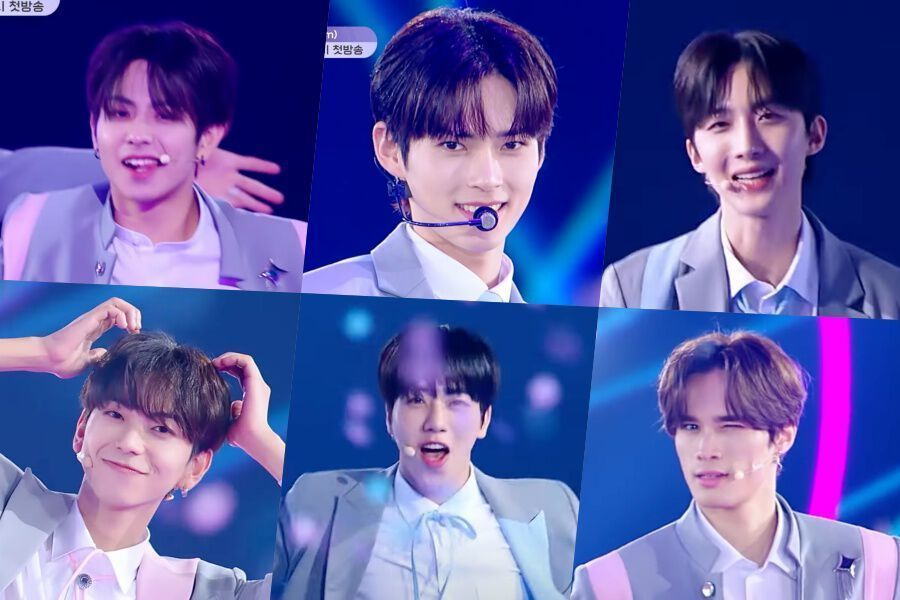
#> input picture test.jpg, 900 x 600 px
$ python -i facerecognitiongui.py   (imports and definitions only)
#> lines starting #> are read from the running program, lines starting #| are printed output that depends on the picture; after the words box and inside, x2 and y2 are one past the last pixel; in counts of white or black regions, pixels touching at a corner belong together
import cv2
import tkinter as tk
from tkinter import filedialog

# Load the cascade
face_cascade = cv2.CascadeClassifier('haarcascade_frontalface_default.xml')

# Create a function to open a file dialog and select an image file
def select_image():
    # Open a file dialog and get the path of the selected file
    path = filedialog.askopenfilename(initialdir='/', title='Select an image', filetypes=[('Image files', '*.jpg *.jpeg *.png *.bmp')])
#> the answer given: test.jpg

    # Read the selected image
    img = cv2.imread(path)
#> img is the input picture: shape (600, 900, 3); mean B, G, R 164.3, 91.2, 90.9
    # Resize the image to 1280x720
    img = cv2.resize(img, (1280, 720))
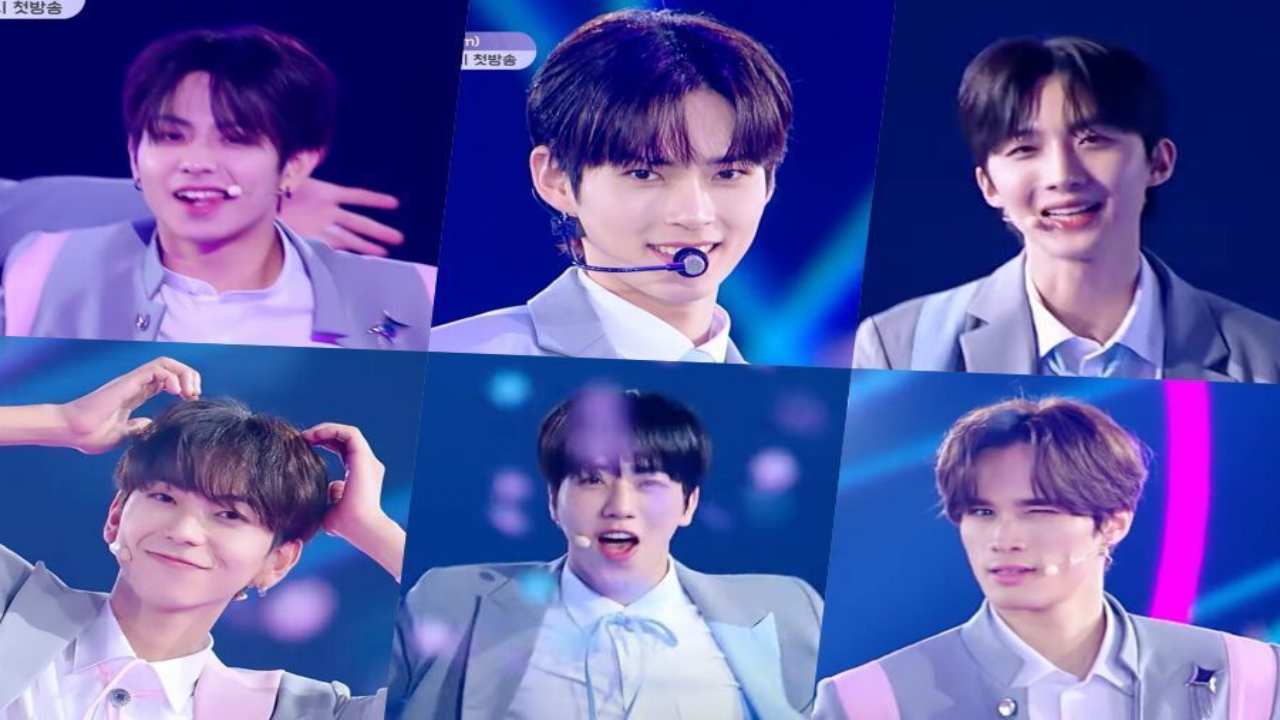
#> img: shape (720, 1280, 3); mean B, G, R 164.3, 91.1, 90.8

    # Convert into grayscale
    gray = cv2.cvtColor(img, cv2.COLOR_BGR2GRAY)
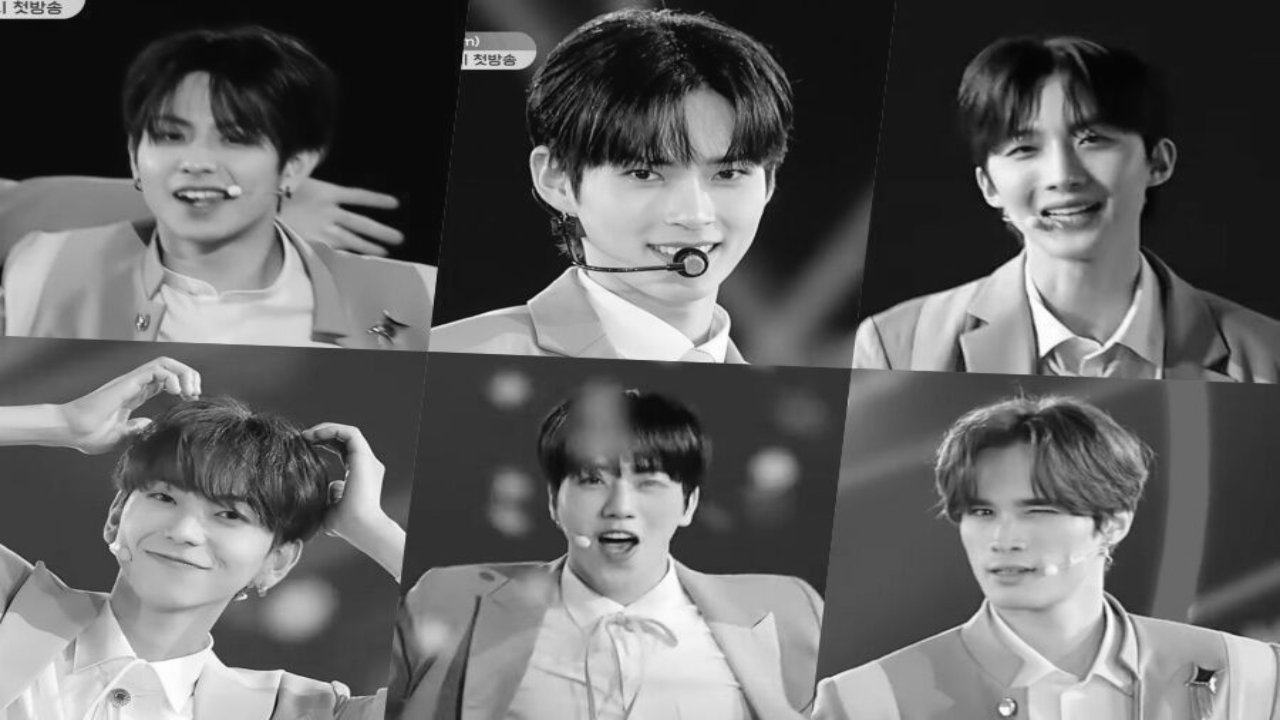
#> gray: shape (720, 1280); min 4, max 255, mean 99.3

    # Detect faces
    faces = face_cascade.detectMultiScale(gray, 1.1, 4)
#> faces = [[940, 462, 131, 131], [540, 417, 157, 157], [116, 70, 175, 175], [971, 74, 176, 176], [574, 86, 228, 228]]

    # Draw rectangle around the faces
    for (x, y, w, h) in faces:
        cv2.rectangle(img, (x, y), (x+w, y+h), (255, 0, 0), 2)
#> this loop made 5 passes
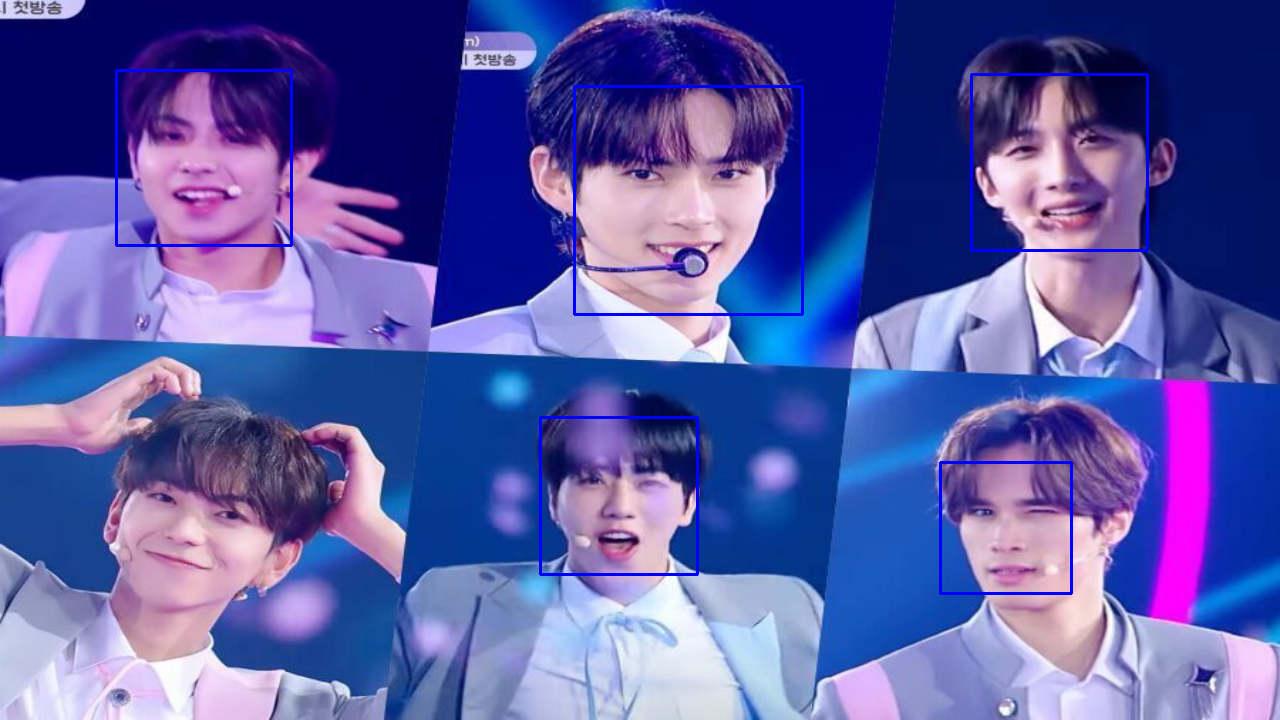
#> img: shape (720, 1280, 3); 1.13% of pixels changed, all inside (x1, y1, x2, y2) = (115, 69, 1149, 595)

    # Display the output
    cv2.imshow('img', img)
    cv2.waitKey()

# Create a Tkinter window
# [1 line not run here, left out]
# Set the width and height of the window
window_width = 960
window_height = 480

# Get the screen width and height
# [1 line that did not run here, left out]
# [1 line that did not run here, left out]

# Calculate the x and y coordinates of the top-left corner of the window
# [1 line that did not run here, left out]
# [1 line that did not run here, left out]

# Set the position of the window to the center of the screen
# [3 lines not run here, left out]

# Add label with text "Welcome to Python Recognition" above the button
# [1 line that did not run here, left out]
# [1 line not run here, left out]

# Create a button to select an image

# [1 line that did not run here, left out]

# add button to the frame
# [1 line that did not run here, left out]

# set position of button in the frame
# [1 line not run here, left out]

# Add label with text "by LALA" below the button
# [1 line that did not run here, left out]
# [4 lines not run here, left out]

>>> result = select_image()
